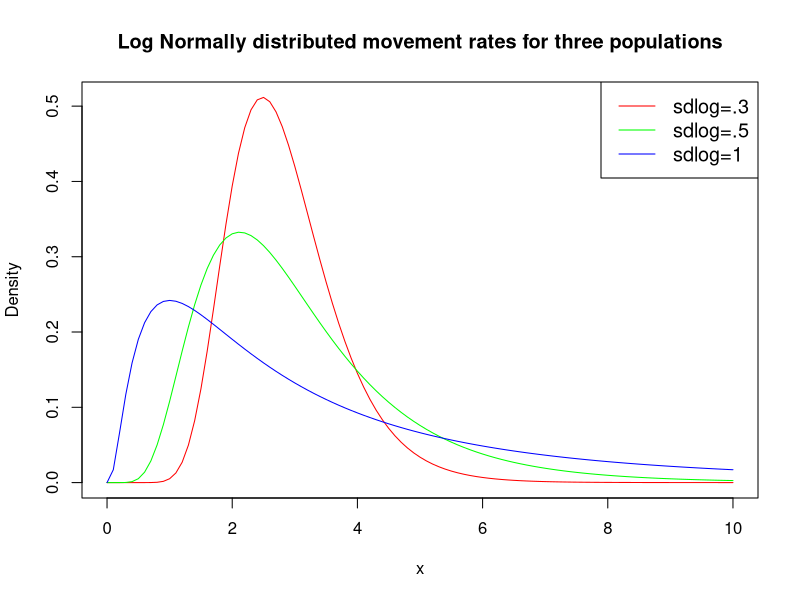

The R source for this figure:
# Script to run simulations for theoretical populations with three levels of variation in movement rates

library(dplyr)
library(tidyr)
library(ggplot2)
library(cowplot)
library(fitdistrplus)
library(Hmisc)

set.seed(98)

# Three populations ---------------------------------------------------------------------
av.mov.rate <- 1
sd.mov.rate <- c(0.3, 0.5, 1)
max.x <- 10

mycols <- c("red", "green", "blue")
#create density plots
curve(dlnorm(x, meanlog=av.mov.rate, sdlog=sd.mov.rate[1]),
      from=0, to=max.x,
      col=mycols[1],
      main = 'Log Normally distributed movement rates for three populations', #add title
      ylab = 'Density', #change y-axis label
)

curve(dlnorm(x, meanlog=av.mov.rate, sdlog=sd.mov.rate[2]),
      from=0, to=max.x,
      col=mycols[2], add=TRUE)

curve(dlnorm(x, meanlog=av.mov.rate, sdlog=sd.mov.rate[3]),
      from=0, to=max.x,
      col=mycols[3], add=TRUE)

#add legend
legend("topright", legend=c("sdlog=.3", "sdlog=.5", "sdlog=1"),
       col=mycols, lty=1, cex=1.2)

## Simulate movement rates -------------------------------------------------------------
n.individuals <- 30
m_1 <- sort(round(rlnorm(n.individuals, meanlog = av.mov.rate, sdlog = sd.mov.rate[1]),3))
m_2 <- sort(round(rlnorm(n.individuals, meanlog = av.mov.rate, sdlog = sd.mov.rate[2]),3))
m_3 <- sort(round(rlnorm(n.individuals, meanlog = av.mov.rate, sdlog = sd.mov.rate[3]),3))
